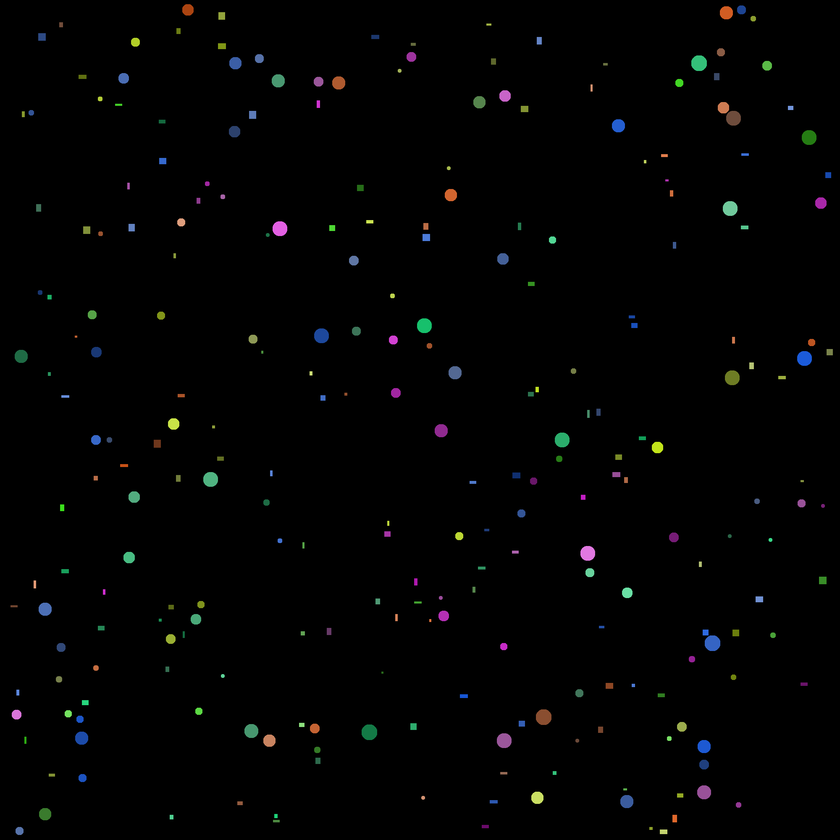
#> input picture balls_and_rects.png, 840 x 840 px, shrunk from 2000 x 2000 before the run
$ python counter_color.py
#> lines starting #> are read from the running program, lines starting #| are printed output that depends on the picture; after the words box and inside, x2 and y2 are one past the last pixel; in counts of white or black regions, pixels touching at a corner belong together; long printed decimals are rounded
import numpy as np
import matplotlib.pyplot as plt
from skimage.filters import sobel, threshold_otsu, threshold_local
from skimage.measure import label, regionprops
from skimage.morphology import *
from collections import defaultdict
from skimage import color

inside_corners = [np.array([[1, 1], [1, 0]]),
                  np.array([[1, 1], [0, 1]]),
                  np.array([[1, 0], [1, 1]]),
                  np.array([[0, 1], [1, 1]]),]

def is_react(prop) -> bool:
    image = prop.image
    ic = 0

    for y in range(0, image.shape[0] - 1):
        for x in range(0, image.shape[1] - 1):
            sub = image[y : y + 2, x : x + 2]
            for mask in inside_corners:
                if np.all(sub == mask):
                    ic += 1
                    break

    return ic == 4

def define_color(color, colors, delta):
    for elem in colors:
        if abs(color - elem) < delta:
            return elem

    raise "Color not defined"

source_image = plt.imread("balls_and_rects.png")
#> source_image is the input picture: shape (840, 840, 3) float32; mean R, G, B 0.00815, 0.00929, 0.00893
hsv = color.rgb2hsv(source_image)[ : , : , 0]
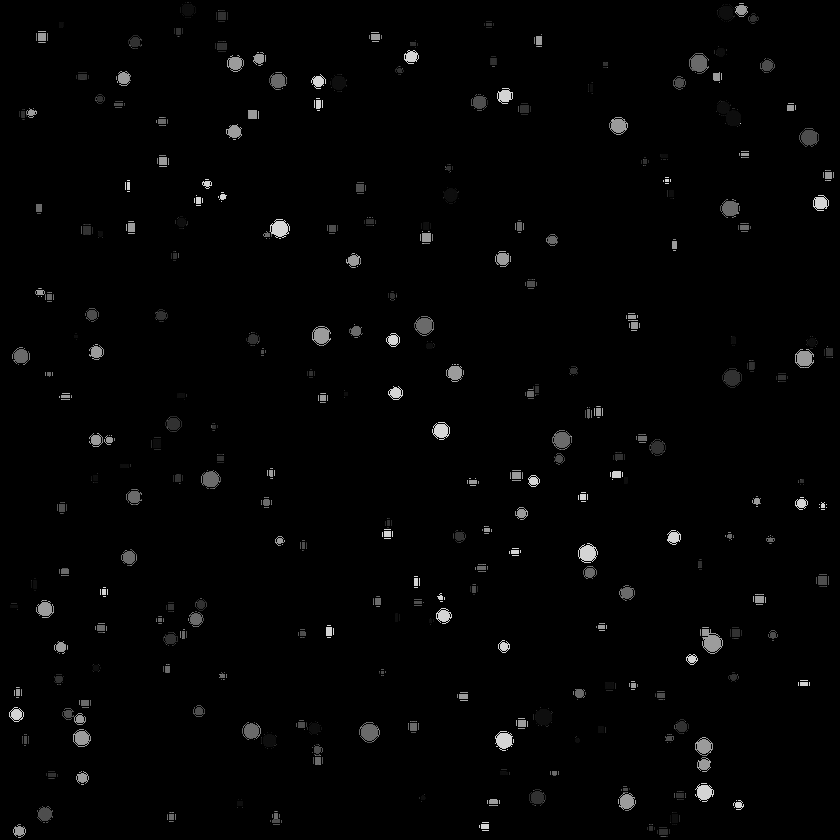
#> hsv: shape (840, 840) float32; min 0, max 0.833, mean 0.0147

plt.figure("original, hsv, binary and labeled")
plt.subplot(141)
plt.imshow(source_image)
plt.subplot(142)
plt.imshow(hsv)

bin_image = source_image.mean(2)
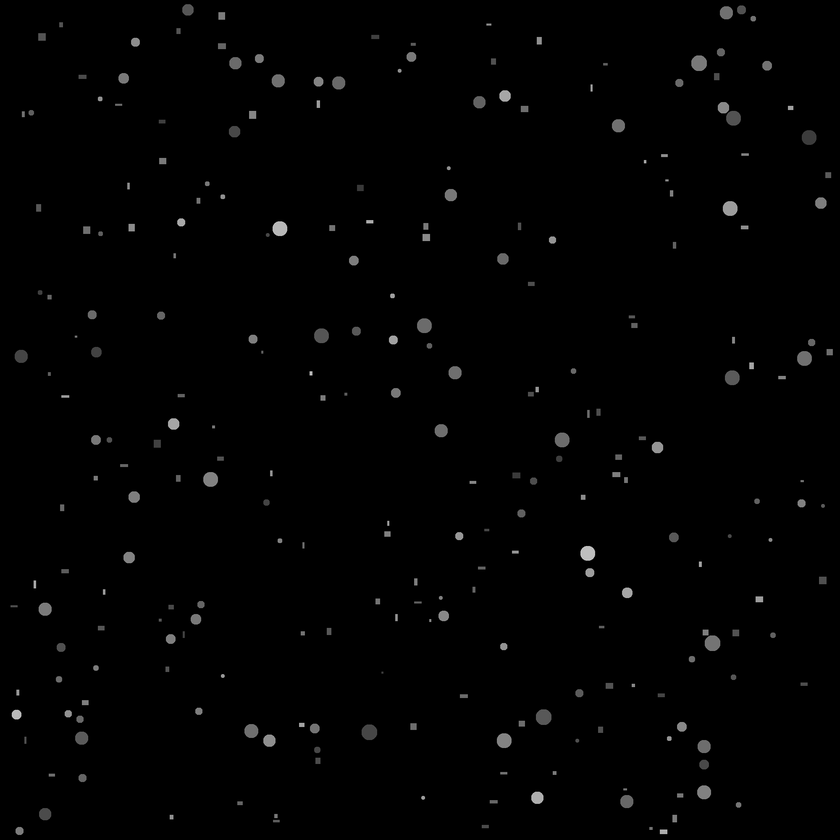
#> bin_image: shape (840, 840) float32; min 0, max 0.825, mean 0.00879
bin_image[bin_image > 0] = 1
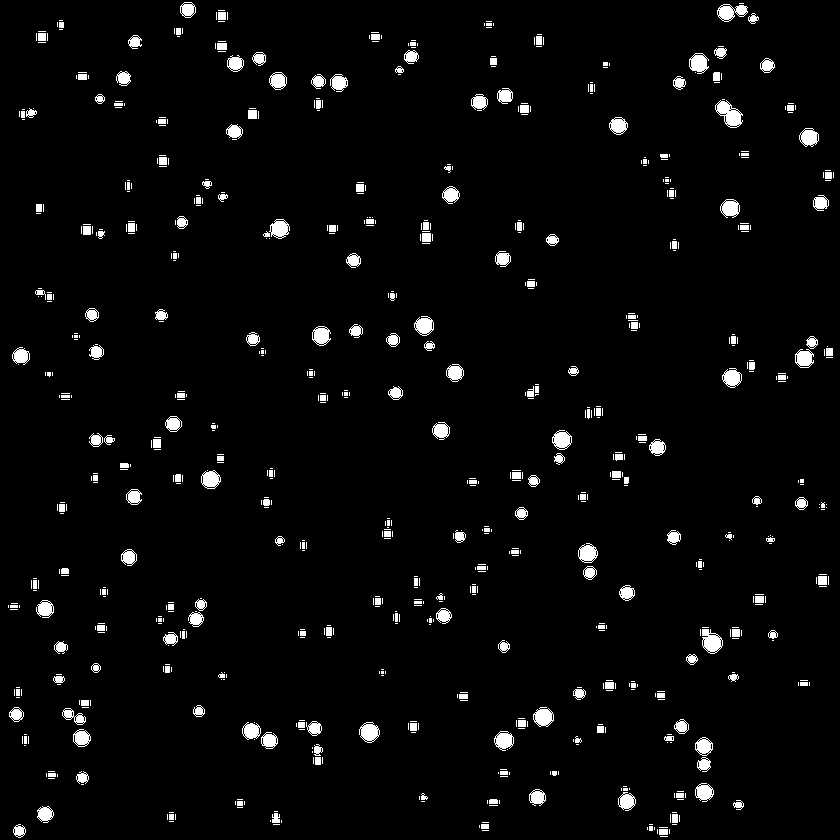
#> bin_image: shape (840, 840) float32; values 0 (black) and 1 (white), 3.5% white; 789 white regions (550 under 20 px)

plt.subplot(143)
plt.imshow(bin_image)

labeled , total_figures = label(bin_image, return_num=True)
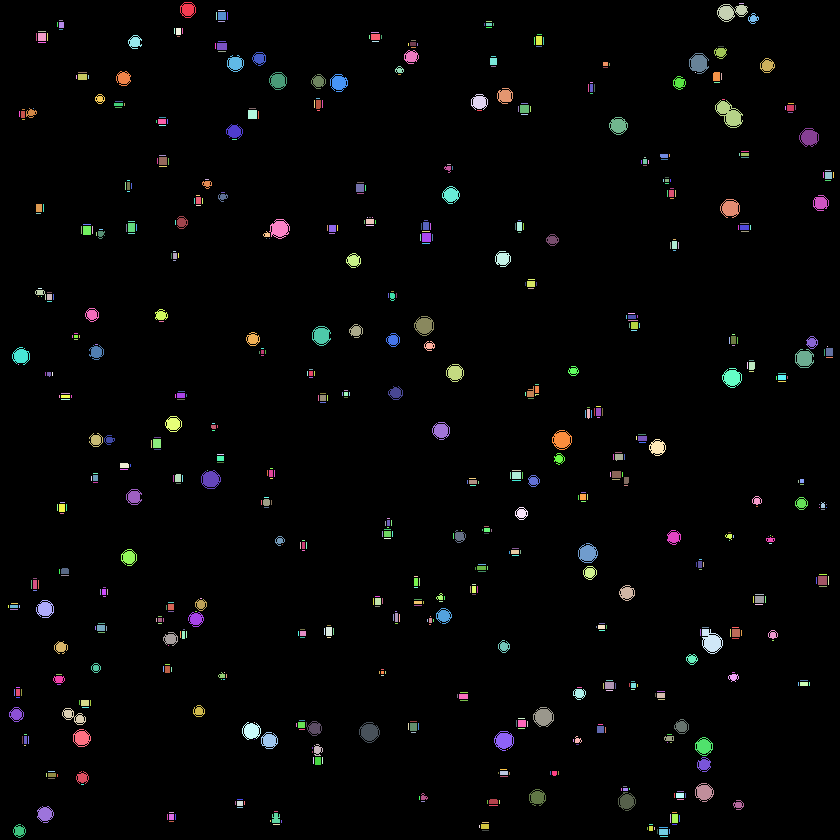
#> labeled: shape (840, 840) int64; 790 distinct labels, from 0 to 789; one colour per label, 0 black
#> total_figures = 789

print(f"Всего фигур: {total_figures}")
#| Всего фигур: 789

plt.subplot(144)
plt.imshow(labeled)

props = regionprops(labeled)
#> props = 789 regions; largest, box (x1, y1, x2, y2) and area: (715, 100, 743, 128) 411, (702, 629, 723, 654) 340, (717, 4, 748, 22) 321, (359, 722, 380, 743) 285, (533, 707, 554, 727) 283
colors_list = []

for prop in props:
    cy, cx = prop.centroid
    color = hsv[int(cy), int(cx)]
    colors_list += [color]
#> this loop made 789 passes
#> (cy, cx, color) on passes 9 to 11: (20, 60.5, 0), (21, 221, 0.167), (21, 488.5, 0.167)
#> after the loop, colors_list = 789 values, max 0.833 at index 48, min 0 at index 8, mean 0.371

colors_list.sort()
diff = np.diff(colors_list)
#> diff = 788 values, max 0.167 at index 698, min 0 at index 0, mean 0.00106
delta = np.std(diff) * 2
#> delta = 0.0173

colors = []
quantity_colors = defaultdict(lambda : 0)
now_group_color = - 100
for color in colors_list:
    if abs(color - now_group_color) > delta:
        now_group_color = color
        colors += [now_group_color]
    quantity_colors[now_group_color] += 1
#> this loop made 789 passes
#> (now_group_color, colors) on passes 1, 82, 123, 138, 249, 300, 302, 321, 327: (0, [0]), (0.0528, [0, 0.0528]), (0.0833, [0, 0.0528, 0.0833]), (0.167, [0, 0.0528, 0.0833, 0.167]), (0.192, [0, 0.0528, 0.0833, 0.167, 0.192]), (0.222, [0, 0.0528, 0.0833, 0.167, 0.192, 0.222]), (0.25, [0, 0.0528, 0.0833, 0.167, 0.192, 0.222, 0.25]), (0.278, [0, 0.0528, 0.0833, 0.167, 0.192, 0.222, 0.25, 0.278]), (0.304, [0, 0.0528, 0.0833, 0.167, 0.192, 0.222, 0.25, 0.278, 0.304])
#> now_group_color on passes 354, 434, 437, 511, 515, 559: 0.333, 0.389, 0.415, 0.444, 0.5, 0.583
#> after the loop, now_group_color = 0.833; quantity_colors = 18 items

react_colors = defaultdict(lambda : 0)
circle_colors = defaultdict(lambda : 0)

for prop in props:
    cy, cx = prop.centroid

    color = define_color(hsv[int(cy), int(cx)], colors, delta)

    if np.all(prop.image) == 1:
        react_colors[color] += 1
    else:
        circle_colors[color] += 1
#> this loop made 789 passes
#> (cy, cx, color) on passes 1 to 3: (9.26, 187.4, 0.0528), (3, 741, 0.667), (11.54, 730.8, 0.0528)
#> after the loop, circle_colors = {0.0528: 19, 0.192: 23, 0.833: 24, 0.607: 29, 0.415: 28, 0.304: 11, 0.167: 1, 0.333: 1}; react_colors = 18 items

print("Список цветов и количество повторений:")
react_quantity = 0
for color in colors:
    print(f"Цвет: {color} - > {quantity_colors[color]}. Reacts: {react_colors[color]}; Circles: {circle_colors[color]}.")
    react_quantity += react_colors[color]
#> this loop made 18 passes
#> (color, react_quantity) on passes 2 to 13: (0.0528, 103), (0.0833, 118), (0.167, 228), (0.192, 256), (0.222, 258), (0.25, 277), (0.278, 283), (0.304, 299), (0.333, 378), (0.389, 381), (0.415, 427), (0.444, 431)
#> react_quantity on pass 1: 81
#| Цвет: 0.0 - > 81. Reacts: 81; Circles: 0.
#| Цвет: 0.05278 - > 41. Reacts: 22; Circles: 19.
#| Цвет: 0.08333 - > 15. Reacts: 15; Circles: 0.
#| Цвет: 0.1667 - > 111. Reacts: 110; Circles: 1.
#| Цвет: 0.192 - > 51. Reacts: 28; Circles: 23.
#| Цвет: 0.2222 - > 2. Reacts: 2; Circles: 0.
#| Цвет: 0.25 - > 19. Reacts: 19; Circles: 0.
#| Цвет: 0.2778 - > 6. Reacts: 6; Circles: 0.
#> (further printed lines are left out)
#> after the loop, react_quantity = 653

print(f"-------\nВсего цветов: {len(colors)}")
#| -------
#| Всего цветов: 18
print(f"Всего фигур: {total_figures}. Прямоугольников -> {react_quantity}; Кругов -> {total_figures - react_quantity}.")
#| Всего фигур: 789. Прямоугольников -> 653; Кругов -> 136.

plt.figure()
plt.plot(colors_list)
plt.show()
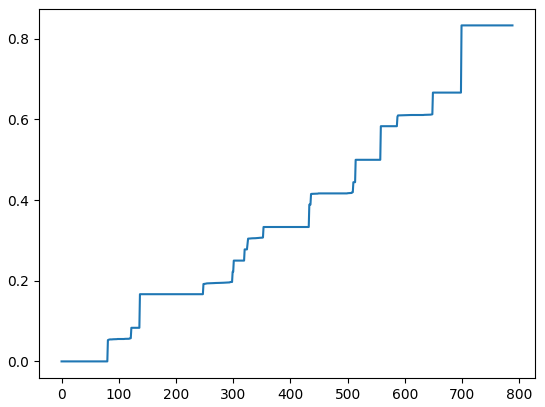
#> figure drawn by matplotlib, 1 panel; curve peaks at x = 699, y = 0.833
